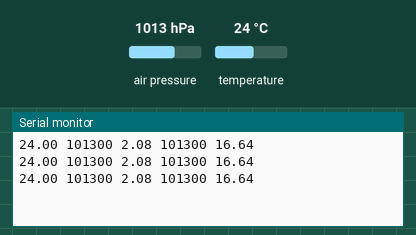
Bench run of a sketch on a simulated Arduino Uno, built with avr-gcc and run on an emulated ATmega328P. Parts: the last lines printed to the serial monitor. The inputs (shaded band) are chosen by the test bench; at power-on: air pressure 1013 hPa, temperature 24 °C.

Above: at 1.2 s.
1.3 s: air pressure set to 952 hPa
At 2.0 s:
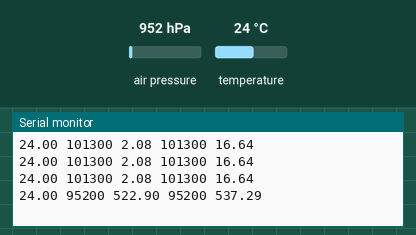
2.8 s: temperature set to 12 °C
At 3.5 s:
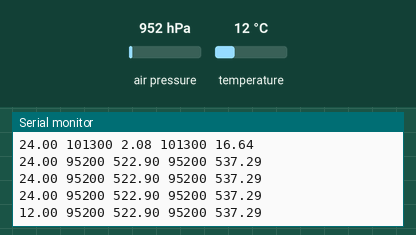
4.3 s: air pressure set to 975 hPa
At 5.0 s:
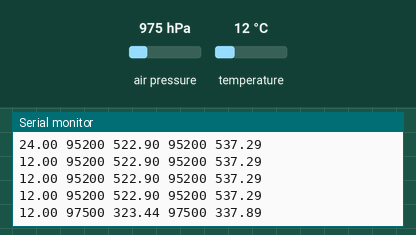
Timing chart, 0 to 7.3 s (numbered marks = the images above; inputs shaded):
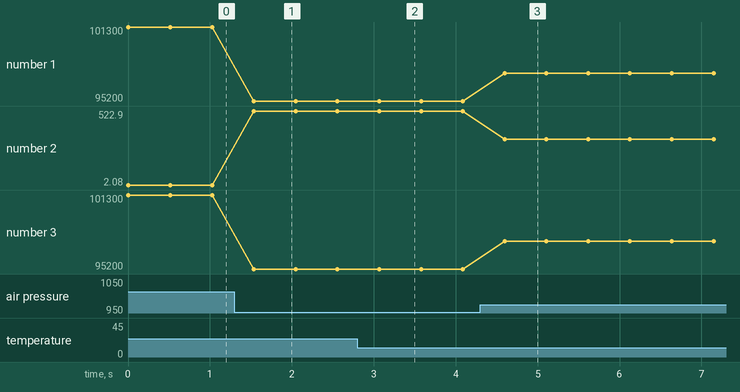

The sketch:

BMPx8x.ino
```cpp
#include <Wire.h>
#include <Adafruit_BMP085.h>

Adafruit_BMP085 bmp;

void setup() {
  Serial.begin(115200);
  if (!bmp.begin()) {
	Serial.println("Could not find a valid BMP085 sensor, check wiring!");
	while (1) {}
  }
}

void loop() {
    Serial.print(bmp.readTemperature());

    Serial.print(' ');
    Serial.print(bmp.readPressure());

    Serial.print(' ');
    Serial.print(bmp.readAltitude());

    Serial.print(' ');
    Serial.print(bmp.readSealevelPressure());

    Serial.print(' ');
    Serial.print(bmp.readAltitude(101500));
    Serial.println();
    delay(500);
}
```

Measured:
- after the input at 1.3 s, the serial monitor: prints a new line after 0.24 s (image 1)
- after the input at 2.8 s, the serial monitor: prints a new line after 0.27 s (image 2)
- after the input at 4.3 s, the serial monitor: prints a new line after 0.30 s (image 3)
- plotted number 1: 101300 → 95200 after the input at 1.3 s, 95200 → 97500 after the input at 4.3 s
- plotted number 2: 2.08 → 522.9 after the input at 1.3 s, 522.9 → 323.44 after the input at 4.3 s
- plotted number 3: 101300 → 95200 after the input at 1.3 s, 95200 → 97500 after the input at 4.3 s
